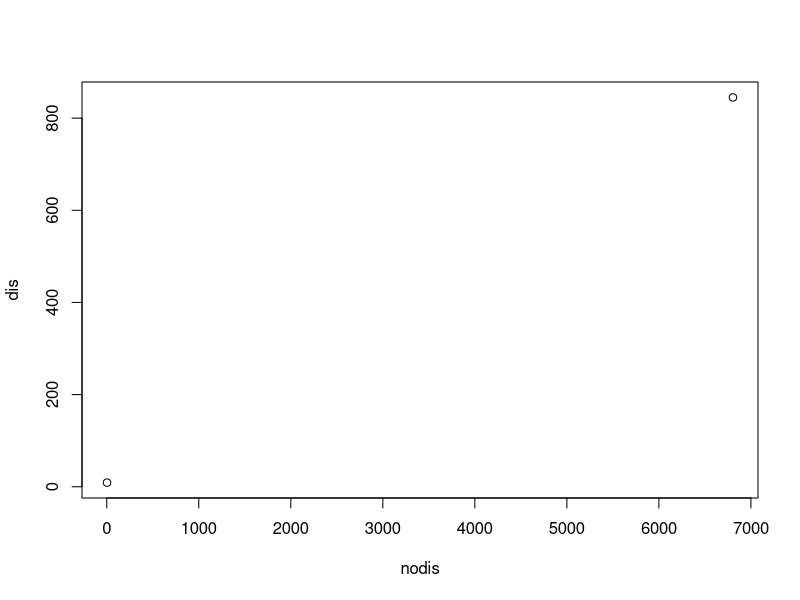

Here is the R script that generated this plot:
library(ggplot2)

rm(list=ls())
dis <- c(9,845)
nodis <- c(3,6805)
sums <- dis + nodis

bigbrother1 <- cbind(nodis,dis)
bigbrother2 <- rbind(cbind(nodis,dis,sums),c(sum(nodis),sum(dis),sum(sums)))
rownames(bigbrother1) <- c("selected","rejected")
rownames(bigbrother2) <- c("selected","rejected","sums")

bigbrother1
bigbrother2

chisq.test(bigbrother1)

plot(bigbrother1)
